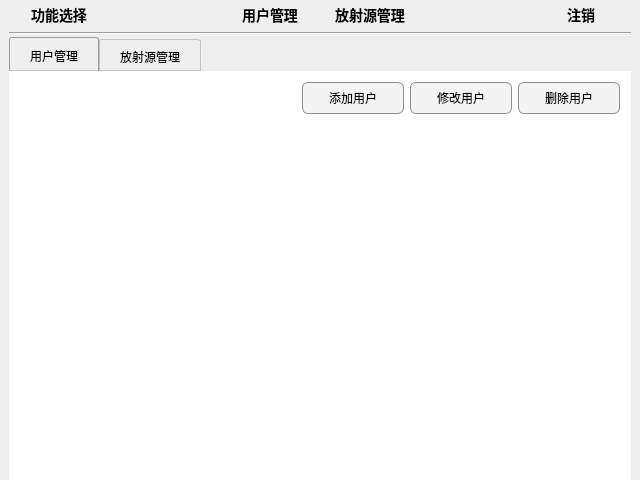
<?xml version="1.0" encoding="UTF-8"?>
<ui version="4.0">
 <class>DeMangeWidget</class>
 <widget class="QWidget" name="DeMangeWidget">
  <property name="geometry">
   <rect>
    <x>0</x>
    <y>0</y>
    <width>640</width>
    <height>480</height>
   </rect>
  </property>
  <property name="windowTitle">
   <string>DeUserWidget</string>
  </property>
  <property name="styleSheet">
   <string notr="true">QPushButton {
    
	font: 16pt &quot;新宋体&quot;;
	background-color: rgb(244, 244, 244);
     border: 1px solid #8f8f91;
     border-radius: 6px;
     min-width: 100px;
     min-height: 30px;
 }

QTabWidget::pane
{   
	background-color: rgb(255, 255, 255);
    border: 0px;
}

 QPushButton:pressed {
	background-color: rgb(255, 255, 255);
 }

QTabWidget::tab-bar {
     alignment: center;
 }


 QTabBar::tab {
     background: qlineargradient(x1: 0, y1: 0, x2: 0, y2: 1,
                                 stop: 0 #E1E1E1, stop: 0.4 #DDDDDD,
                                 stop: 0.5 #D8D8D8, stop: 1.0 #D3D3D3);
     border: 1px solid #C4C4C3;
     border-bottom-color: #C2C7CB; /* same as the pane color */
     border-top-left-radius:  3px;
     border-top-right-radius: 3px;    
     padding-left: 20px;
     padding-right: 20px;
     padding-top: 10px;
     padding-bottom:6px;
 }

 QTabBar::tab:selected, QTabBar::tab:hover {
     background: qlineargradient(x1: 0, y1: 0, x2: 0, y2: 1,
                                 stop: 0 #fafafa, stop: 0.4 #f4f4f4,
                                 stop: 0.5 #e7e7e7, stop: 1.0 #fafafa);
 }

 QTabBar::tab:selected {
     border-color: #9B9B9B;
     border-bottom-color: #C2C7CB; /* same as pane color */
 }

 QTabBar::tab:!selected {
     margin-top: 2px; /* make non-selected tabs look smaller */
 }</string>
  </property>
  <layout class="QGridLayout" name="gridLayout_4">
   <property name="leftMargin">
    <number>9</number>
   </property>
   <property name="topMargin">
    <number>0</number>
   </property>
   <property name="rightMargin">
    <number>9</number>
   </property>
   <property name="bottomMargin">
    <number>0</number>
   </property>
   <property name="horizontalSpacing">
    <number>0</number>
   </property>
   <property name="verticalSpacing">
    <number>2</number>
   </property>
   <item row="0" column="0">
    <widget class="QWidget" name="widget_3" native="true">
     <property name="styleSheet">
      <string notr="true">QPushButton
{   
   background-color: rgb(255, 255, 255, 0);
   border:0px solid red;
   border-radius:0px;
   font:bold 14px;
}

QPushButton:focus
{
   border-left-width:0px;
   border-right-width:0px;
   border-top-width:0px;
   border-bottom-width:2px;   
   border-bottom-color:  rgb(66, 189, 170);
   color:  rgb(66, 189, 170);
}</string>
     </property>
     <layout class="QGridLayout" name="gridLayout_2">
      <property name="margin">
       <number>0</number>
      </property>
      <property name="spacing">
       <number>0</number>
      </property>
      <item row="0" column="0">
       <widget class="QPushButton" name="funcBtn">
        <property name="text">
         <string>功能选择</string>
        </property>
       </widget>
      </item>
      <item row="0" column="1">
       <spacer name="horizontalSpacer_2">
        <property name="orientation">
         <enum>Qt::Horizontal</enum>
        </property>
        <property name="sizeHint" stdset="0">
         <size>
          <width>108</width>
          <height>20</height>
         </size>
        </property>
       </spacer>
      </item>
      <item row="0" column="2">
       <widget class="QPushButton" name="userBtn">
        <property name="text">
         <string>用户管理</string>
        </property>
       </widget>
      </item>
      <item row="0" column="3">
       <widget class="QPushButton" name="radioBtn">
        <property name="text">
         <string>放射源管理</string>
        </property>
       </widget>
      </item>
      <item row="0" column="4">
       <spacer name="horizontalSpacer_3">
        <property name="orientation">
         <enum>Qt::Horizontal</enum>
        </property>
        <property name="sizeHint" stdset="0">
         <size>
          <width>108</width>
          <height>20</height>
         </size>
        </property>
       </spacer>
      </item>
      <item row="0" column="5">
       <widget class="QPushButton" name="logoutBtn">
        <property name="text">
         <string>注销</string>
        </property>
       </widget>
      </item>
     </layout>
    </widget>
   </item>
   <item row="1" column="0">
    <widget class="Line" name="line">
     <property name="orientation">
      <enum>Qt::Horizontal</enum>
     </property>
    </widget>
   </item>
   <item row="2" column="0">
    <widget class="QTabWidget" name="tabWidget">
     <property name="currentIndex">
      <number>0</number>
     </property>
     <widget class="QWidget" name="tab">
      <attribute name="title">
       <string>用户管理</string>
      </attribute>
      <layout class="QGridLayout" name="gridLayout_3">
       <item row="0" column="0">
        <layout class="QGridLayout" name="gridLayout">
         <item row="0" column="3">
          <widget class="QPushButton" name="delUserBtn">
           <property name="minimumSize">
            <size>
             <width>102</width>
             <height>32</height>
            </size>
           </property>
           <property name="text">
            <string>删除用户</string>
           </property>
          </widget>
         </item>
         <item row="0" column="1">
          <widget class="QPushButton" name="addUserBtn">
           <property name="minimumSize">
            <size>
             <width>102</width>
             <height>32</height>
            </size>
           </property>
           <property name="text">
            <string>添加用户</string>
           </property>
          </widget>
         </item>
         <item row="0" column="0">
          <spacer name="horizontalSpacer">
           <property name="orientation">
            <enum>Qt::Horizontal</enum>
           </property>
           <property name="sizeHint" stdset="0">
            <size>
             <width>40</width>
             <height>20</height>
            </size>
           </property>
          </spacer>
         </item>
         <item row="0" column="2">
          <widget class="QPushButton" name="changeUserBtn">
           <property name="minimumSize">
            <size>
             <width>102</width>
             <height>32</height>
            </size>
           </property>
           <property name="text">
            <string>修改用户</string>
           </property>
          </widget>
         </item>
        </layout>
       </item>
       <item row="1" column="0">
        <widget class="DeTableView" name="widget" native="true"/>
       </item>
      </layout>
     </widget>
     <widget class="QWidget" name="tab_2">
      <attribute name="title">
       <string>放射源管理</string>
      </attribute>
      <layout class="QGridLayout" name="gridLayout_6">
       <item row="0" column="0">
        <layout class="QGridLayout" name="gridLayout_5">
         <item row="0" column="3">
          <widget class="QPushButton" name="delRadioactivityBtn">
           <property name="minimumSize">
            <size>
             <width>102</width>
             <height>32</height>
            </size>
           </property>
           <property name="text">
            <string>删除记录</string>
           </property>
          </widget>
         </item>
         <item row="0" column="0">
          <spacer name="horizontalSpacer_4">
           <property name="orientation">
            <enum>Qt::Horizontal</enum>
           </property>
           <property name="sizeHint" stdset="0">
            <size>
             <width>40</width>
             <height>20</height>
            </size>
           </property>
          </spacer>
         </item>
         <item row="0" column="1">
          <widget class="QPushButton" name="addRadioactivityBtn">
           <property name="minimumSize">
            <size>
             <width>102</width>
             <height>32</height>
            </size>
           </property>
           <property name="text">
            <string>添加记录</string>
           </property>
          </widget>
         </item>
         <item row="0" column="2">
          <widget class="QPushButton" name="modifyRadioactivityBtn">
           <property name="minimumSize">
            <size>
             <width>102</width>
             <height>32</height>
            </size>
           </property>
           <property name="text">
            <string>修改记录</string>
           </property>
          </widget>
         </item>
        </layout>
       </item>
       <item row="1" column="0">
        <widget class="DeTableView" name="widget_2" native="true"/>
       </item>
      </layout>
     </widget>
    </widget>
   </item>
  </layout>
 </widget>
 <layoutdefault spacing="6" margin="11"/>
 <customwidgets>
  <customwidget>
   <class>DeTableView</class>
   <extends>QWidget</extends>
   <header location="global">detableview.h</header>
   <container>1</container>
  </customwidget>
 </customwidgets>
 <resources/>
 <connections/>
</ui>
